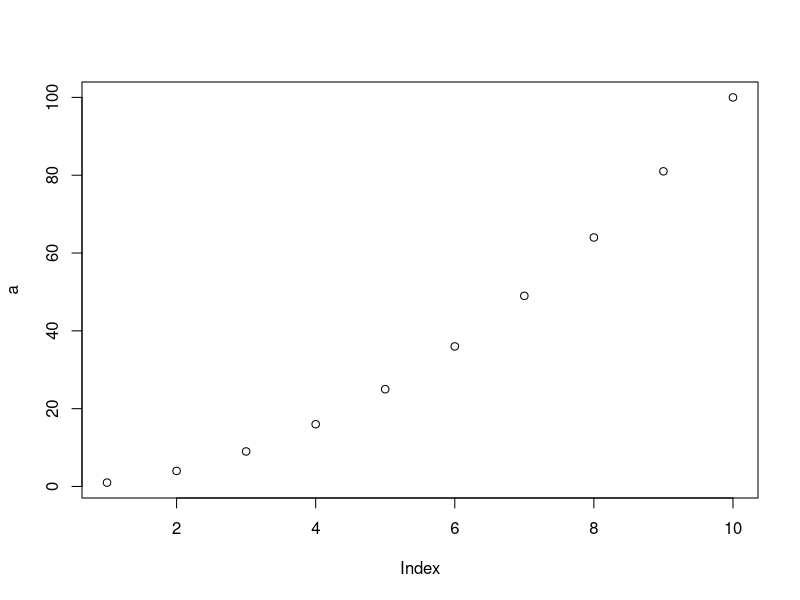

Generate this figure with R:
## ---- chunk 1

1+2
10000^2
sqrt(64)

## ---- chunk 2

s <- sqrt(64)
s

a <- 2
b <- 5
c <- a*b
c

## ---- chunk 3

c(1,2,3)
sum(c(1,10,100))
mean(c(1,10,100))
median(c(1,10,100))
max(c(1,10,100))
min(c(1,10,100))

## ---- chunk 4

a <- c(1,10,100)
a
2*a
a+1
sum(a)
mean(a)
median(a)
sd(a)
var(a)
length(a)

## ---- chunk 5

A <- c(1,10,100)
A
str(A) 
class(A)
typeof(A)

B <- 1:10 
B
str(B)
class(B)
typeof(B)

C <- c("prime1"=2, "prime2"=3, "prime3"=5, "prime4"=7)
C
str(C)
class(C)
typeof(C)

D <- "x1" 
D
str(D)
class(D)
typeof(D)

E <- c("x1", "y2", "z3")
E
str(E)
names(E) <- c("code1","code2","code3")
E
str(E)
class(E)
typeof(E)

## ---- chunk 6

x <- factor(c("single", "married", "married", "single","defacto","widowed"))
x
str(x)
levels(x)

## ---- chunk 7

y <- c("good", "very good", "fair", "poor","good")
str(y)
yy <- factor(y, levels = c("very poor","poor","fair","good","very good"),ordered = TRUE)
yy
str(yy)
levels(yy)

## ---- chunk 8

myvariable1 <- 0
as.logical(myvariable1)

myvariable2 <- 1
as.logical(myvariable2)

vals <- c(0,1,0,1,0,0,0,1,1,0,1,0,1,0)
vals
str(vals) 
as.logical(vals)

## ---- chunk 9

a <- c(2:22,98,124,3002)
length(a)
a[2]
a[3:4]
a[c(1,3)] 
a[length(a)]
a[(length(a)-1)]

x <- a[10:(length(a)-1)] * 2
x

## ---- chunk 10

a <- c(1.9,2.7,3.3,5.1,9.9,0)
a
as.integer(a)
as.character(a)
as.logical(a)
as.factor(a)

b <- c("abc","def","ghi","jkl")
b
as.numeric(b)
as.logical(b)
as.integer(b)
my_factor <- as.factor(b)
as.numeric(my_factor)

## ---- chunk 11

nums <- 1:5
sample(x = nums, size = 3)
sample(x = nums, size = 5)
sample(x = nums ,size = 10, replace = TRUE)

## ---- chunk 12

d <- rnorm(n = 5, mean = 10, sd = 2)
d

## ---- chunk 13

b <- rbinom(n = 20, size = 50, prob = 0.5)
b
mean(b)

## ---- chunk 14

a <- (1:10)^2
a
plot(a)

## ---- chunk 15

sum(500:600)

sum(sqrt(900:1000))

a <- c(1,3)
sqrt(a)

## ---- chunk 16

sessionInfo()

